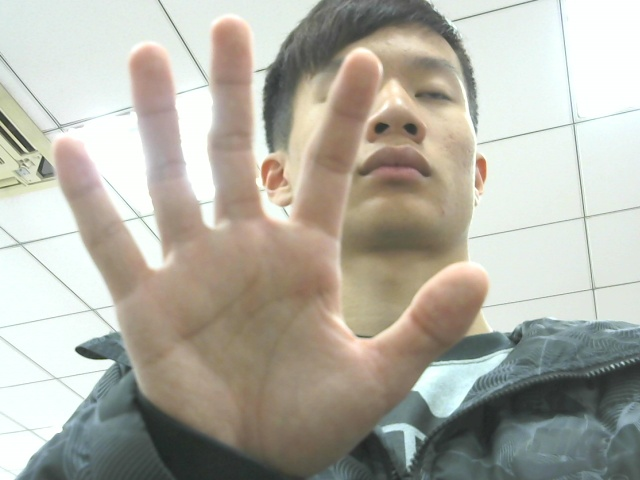
#> input picture finger-detect/python-version/test-data/frmaes_1.jpg, 640 x 480 px, given in place of the camera
$ python motion-detect.py   (older library calls are emulated)
#> lines starting #> are read from the running program, lines starting #| are printed output that depends on the picture
import numpy as np
import math
import cv2


def motion_detect(origin, frame_gray, prev_frame_gray):

    if prev_frame_gray is not None:
        diff = cv2.absdiff(prev_frame_gray, frame_gray)
        diff_binary = cv2.threshold(diff, 5, 255, cv2.THRESH_BINARY_INV)[1]
        # dilation
        diff_binary = cv2.dilate(diff_binary, None, iterations=2)
        # print(get_rectangle(diff_binary))

        cv2.imshow("diff", diff_binary)

        x1, y1, x2, y2 = (len(origin[0]), len(origin), 0, 0)
        (_, cnts, _) = cv2.findContours(diff_binary, cv2.RETR_TREE, cv2.CHAIN_APPROX_TC89_KCOS)
        for contour in cnts:
            if cv2.contourArea(contour) < 500 or cv2.contourArea(contour) >= 30600:
                continue
            (x, y, w, h) = cv2.boundingRect(contour)

            x1 = min(x, x1)
            y1 = min(y, y1)
            x2 = max(x + w, x2)
            y2 = max(y + h, y2)
        if x2 != 0:
            cv2.rectangle(origin, (x1, y1), (x2, y2), (0, 255, 0), 3)
            print(x1, y1, x2, y2)
            return (x1, y1, x2, y2)


if __name__ is '__main__':
    cap = cv2.VideoCapture(0)

    prev_frame_gray = None
    while True:
        ret, frame = cap.read()
#> frame is the input picture: shape (480, 640, 3); mean B, G, R 165.1, 175.6, 177.6
        frame = cv2.flip(frame, 1)
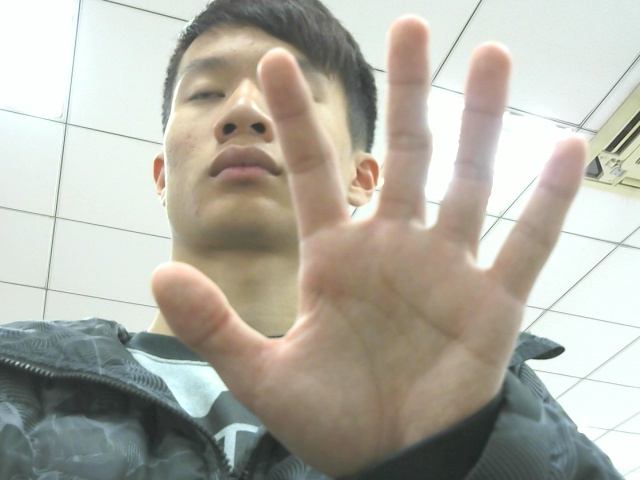
#> frame: shape (480, 640, 3); mean B, G, R 165.1, 175.6, 177.6
        # frame = cv2.resize(frame, (256, 256))

        frame_gray = cv2.cvtColor(frame.copy(), cv2.COLOR_RGB2GRAY)
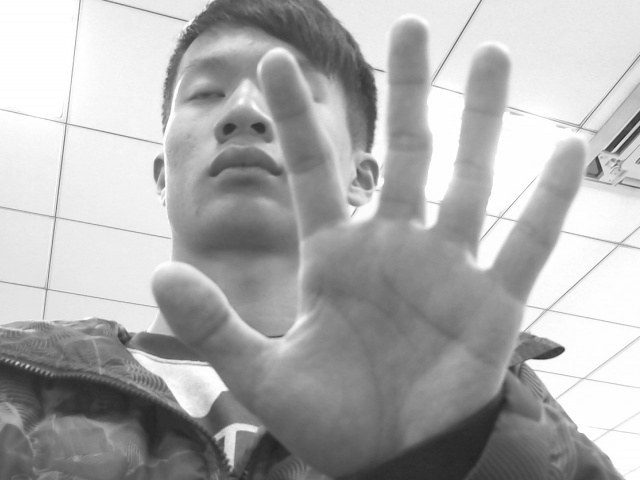
#> frame_gray: shape (480, 640); min 35, max 255, mean 172.7
        frame_gray = cv2.GaussianBlur(frame_gray, (21, 21), 0)  # blur image to reduce noise and increase accuracy
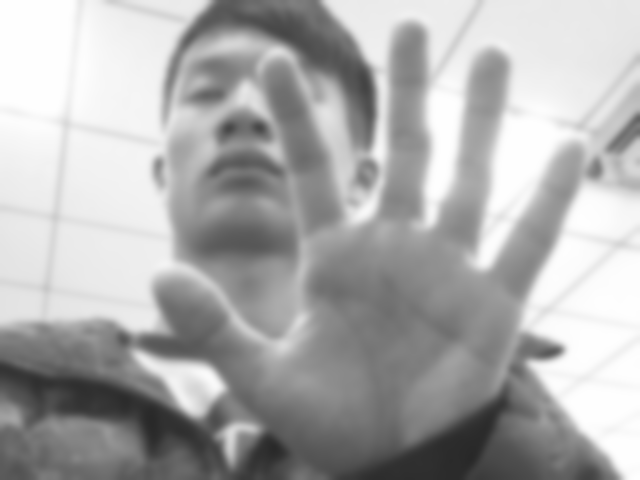
#> frame_gray: shape (480, 640); min 40, max 254, mean 172.7

        motion_detect(frame, frame_gray, prev_frame_gray)

        cv2.imshow("frame", frame)

        prev_frame_gray = frame_gray

        # ops
        key = cv2.waitKey(30) & 0xff
#> (key q is pressed here)
        if key == ord('q'):  # quit
            break
        elif key == ord(' '):  # pause or continue
            while cv2.waitKey(30) & 0xff != ord(' '):
                pass

    cap.release()
    cv2.destroyAllWindows()

$ run again, on finger-detect/python-version/test-data/frmaes_2.jpg
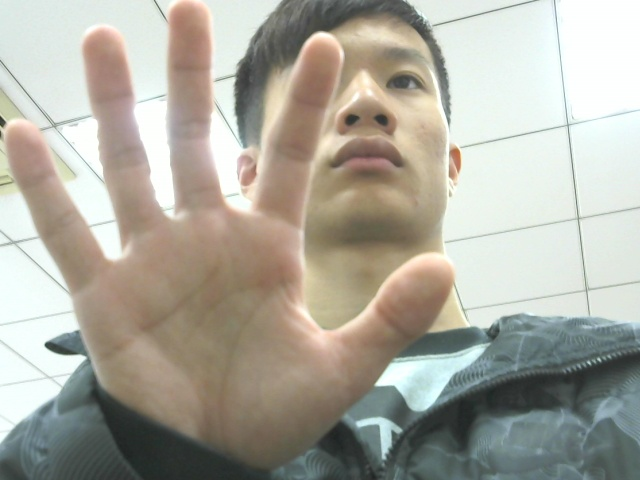
#> input picture finger-detect/python-version/test-data/frmaes_2.jpg, 640 x 480 px, given in place of the camera
#> frame is the input picture: shape (480, 640, 3); mean B, G, R 159.2, 170, 172.4
#> `frame = cv2.flip(frame, 1)`:
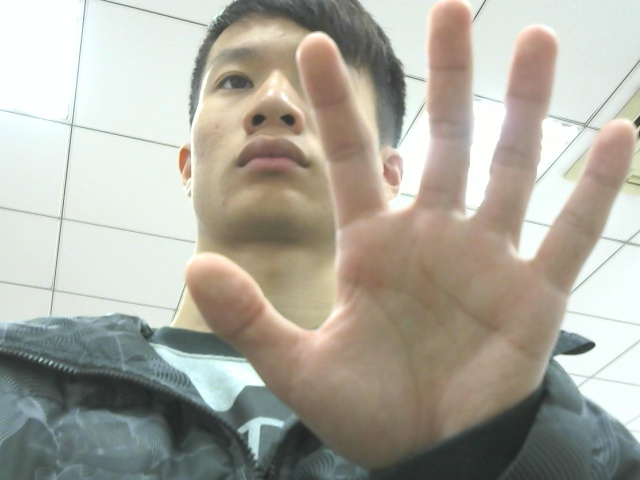
#> frame: shape (480, 640, 3); mean B, G, R 159.2, 170, 172.4
#> `frame_gray = cv2.GaussianBlur(frame_gray, (21, 21), 0)`:
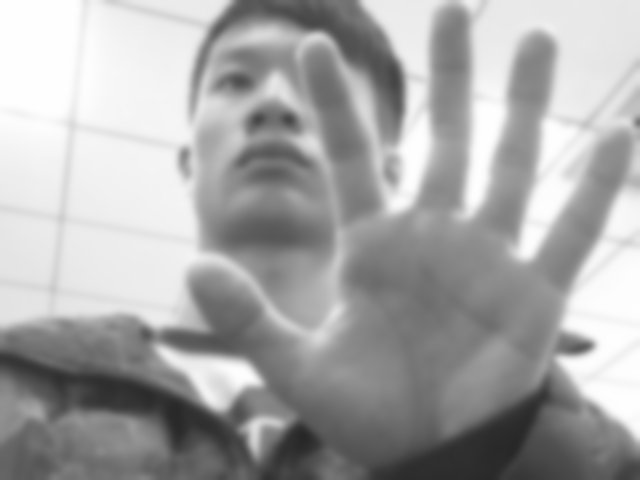
#> frame_gray: shape (480, 640); min 39, max 254, mean 167

$ run again, on finger-detect/python-version/test-data/frmaes_3.jpg
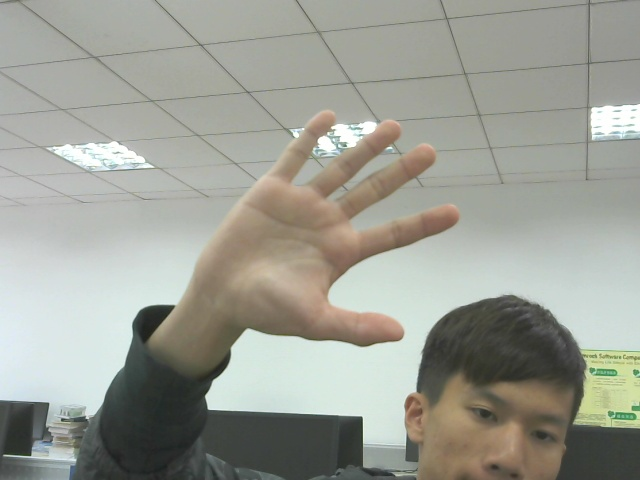
#> input picture finger-detect/python-version/test-data/frmaes_3.jpg, 640 x 480 px, given in place of the camera
#> frame is the input picture: shape (480, 640, 3); mean B, G, R 149.2, 158.3, 156.6
#> `frame = cv2.flip(frame, 1)`:
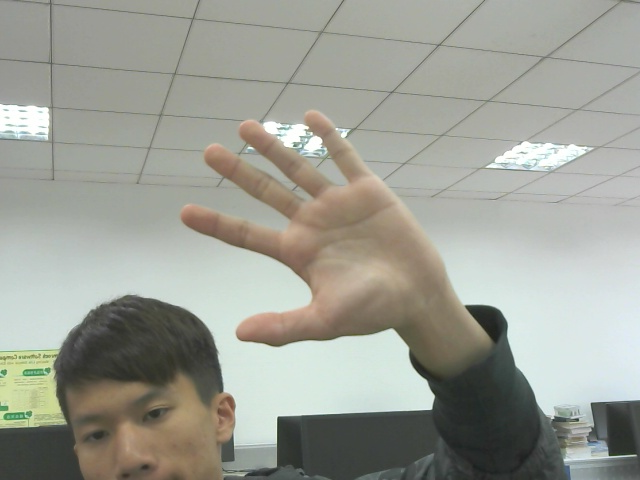
#> frame: shape (480, 640, 3); mean B, G, R 149.2, 158.3, 156.6
#> `frame_gray = cv2.GaussianBlur(frame_gray, (21, 21), 0)`:
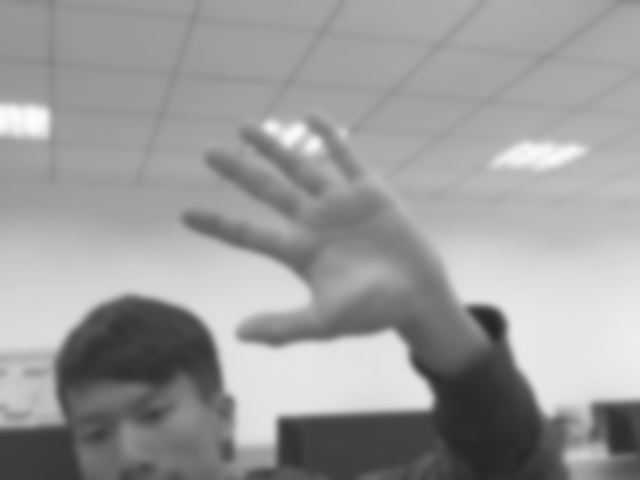
#> frame_gray: shape (480, 640); min 38, max 253, mean 155.3
